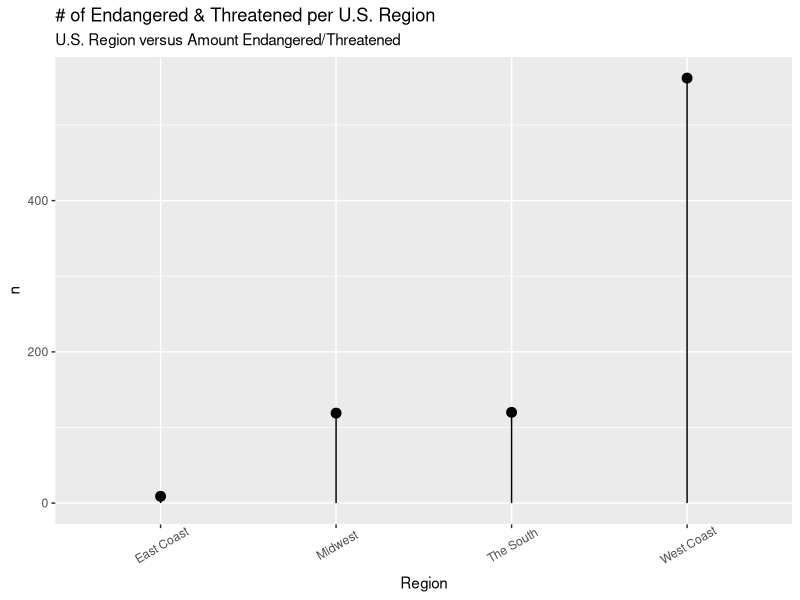

This figure's R source:
# chart 3; divide data into sub regions "WestCoast", "Midwest", and "EastCoast"
# find out number of threatened/endangered in each region
library(dplyr)
library(knitr)
library(ggplot2)
raw_endangered_df <- read.csv("data/us_endangered_species.csv", stringsAsFactors = FALSE)
#select only the columns needed for analysis
endangered_v2 <- raw_endangered_df %>%
  select(Species.Group, FWS.Lead.Region, FWS.Listing.Status) %>%
  rename(Species = Species.Group, Region = FWS.Lead.Region, Status = FWS.Listing.Status)

#convert regions to West Coast, Midwest, South and East Coast. Use only mainland U.S.,
# exclude Hawaii and Alaska
endangered_v2$Region[endangered_v2$Region == "Region 1"] <- "West Coast"
endangered_v2$Region[endangered_v2$Region == "Region 8"] <- "West Coast"

endangered_v2$Region[endangered_v2$Region == "Region 6"] <- "Midwest"
endangered_v2$Region[endangered_v2$Region == "Region 2"] <- "Midwest"
endangered_v2$Region[endangered_v2$Region == "Region 3"] <- "Midwest"

endangered_v2$Region[endangered_v2$Region == "Region 5"] <- "East Coast"

endangered_v2$Region[endangered_v2$Region == "Region 4"] <- "The South"

#selecting only these regions and their information
endangered_v3 <- endangered_v2 %>%
  filter(Region == "West Coast" | Region == "Midwest" | Region == "East Coast" |
           Region == "The South")

# calculate number of endangered/threatened by region. Use tally function
endangered_v4 <- endangered_v3 %>%
  group_by(Region) %>%
  tally()

#TEST. NOT A FUNCTION. My plot; proof of concept 
plot_test <- ggplot(endangered_v4, 
      aes(x = Region, y = n)) +
  geom_point(size = 3) +
  geom_segment(aes(x = Region,
        xend = Region,
        y = 0,
        yend = n)) +
  labs(title = "# of Endangered & Threatened per U.S. Region",
       subtitle = "U.S. Region versus Amount Endangered/Threatened") +
  theme(axis.text.x = element_text(angle = 30, vjust = 0.7))

#FINAL. IS A FUNCTION. Make that into a function
plot_leung <- function(dataframe) {
  ggplot(dataframe, 
         aes(x = Region,
             y = n)) +
    geom_point(size = 3) +
    geom_segment(aes(x = dataframe$Region,
                     xend = dataframe$Region,
                     y = 0,
                     yend = dataframe$n)) +
    labs(title = "# of Endangered & Threatened per U.S. Region",
         subtitle = "U.S. Region versus Amount Endangered/Threatened") +
    theme(axis.text.x = element_text(angle = 30, vjust = 0.7))
}
#test function w/ param
plot_leung(endangered_v4)
